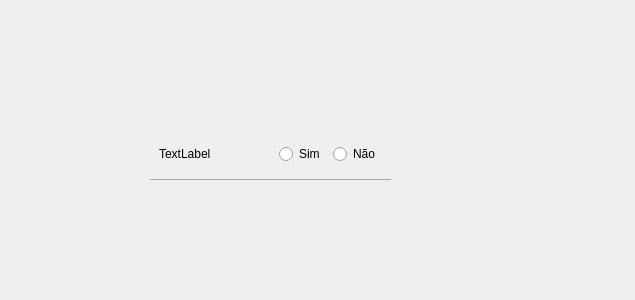
<?xml version="1.0" encoding="UTF-8"?>
<ui version="4.0">
 <class>Form</class>
 <widget class="QWidget" name="Form">
  <property name="geometry">
   <rect>
    <x>0</x>
    <y>0</y>
    <width>635</width>
    <height>300</height>
   </rect>
  </property>
  <property name="windowTitle">
   <string>Form</string>
  </property>
  <property name="styleSheet">
   <string notr="true">#frame {
  border: 0px;
  border-bottom-width: 1px;
  border-bottom-style: solid;
  border-bottom-color: rgba(0,0,0,0.3);
}
</string>
  </property>
  <widget class="QFrame" name="frame">
   <property name="geometry">
    <rect>
     <x>150</x>
     <y>130</y>
     <width>241</width>
     <height>50</height>
    </rect>
   </property>
   <property name="minimumSize">
    <size>
     <width>200</width>
     <height>50</height>
    </size>
   </property>
   <property name="maximumSize">
    <size>
     <width>300</width>
     <height>70</height>
    </size>
   </property>
   <property name="font">
    <font>
     <italic>false</italic>
     <underline>false</underline>
    </font>
   </property>
   <property name="styleSheet">
    <string notr="true"/>
   </property>
   <property name="frameShape">
    <enum>QFrame::StyledPanel</enum>
   </property>
   <property name="frameShadow">
    <enum>QFrame::Raised</enum>
   </property>
   <property name="midLineWidth">
    <number>1</number>
   </property>
   <layout class="QHBoxLayout" name="horizontalLayout">
    <property name="spacing">
     <number>5</number>
    </property>
    <property name="leftMargin">
     <number>3</number>
    </property>
    <property name="topMargin">
     <number>3</number>
    </property>
    <property name="rightMargin">
     <number>3</number>
    </property>
    <property name="bottomMargin">
     <number>3</number>
    </property>
    <item>
     <widget class="QFrame" name="frame_2">
      <property name="styleSheet">
       <string notr="true"/>
      </property>
      <property name="frameShape">
       <enum>QFrame::NoFrame</enum>
      </property>
      <property name="frameShadow">
       <enum>QFrame::Raised</enum>
      </property>
      <property name="midLineWidth">
       <number>1</number>
      </property>
      <layout class="QVBoxLayout" name="verticalLayout">
       <property name="spacing">
        <number>5</number>
       </property>
       <property name="leftMargin">
        <number>6</number>
       </property>
       <property name="topMargin">
        <number>3</number>
       </property>
       <property name="rightMargin">
        <number>3</number>
       </property>
       <property name="bottomMargin">
        <number>3</number>
       </property>
       <item>
        <widget class="QLabel" name="label">
         <property name="maximumSize">
          <size>
           <width>16777215</width>
           <height>20</height>
          </size>
         </property>
         <property name="text">
          <string>TextLabel</string>
         </property>
        </widget>
       </item>
      </layout>
     </widget>
    </item>
    <item>
     <widget class="QFrame" name="frame_3">
      <property name="maximumSize">
       <size>
        <width>150</width>
        <height>16777215</height>
       </size>
      </property>
      <property name="frameShape">
       <enum>QFrame::NoFrame</enum>
      </property>
      <property name="frameShadow">
       <enum>QFrame::Raised</enum>
      </property>
      <property name="midLineWidth">
       <number>1</number>
      </property>
      <layout class="QHBoxLayout" name="horizontalLayout_2">
       <property name="spacing">
        <number>5</number>
       </property>
       <property name="leftMargin">
        <number>6</number>
       </property>
       <property name="topMargin">
        <number>3</number>
       </property>
       <property name="rightMargin">
        <number>6</number>
       </property>
       <property name="bottomMargin">
        <number>3</number>
       </property>
       <item>
        <widget class="QRadioButton" name="radio_sim">
         <property name="maximumSize">
          <size>
           <width>60</width>
           <height>20</height>
          </size>
         </property>
         <property name="text">
          <string>Sim</string>
         </property>
        </widget>
       </item>
       <item>
        <widget class="QRadioButton" name="radio_nao">
         <property name="maximumSize">
          <size>
           <width>60</width>
           <height>20</height>
          </size>
         </property>
         <property name="text">
          <string>Não</string>
         </property>
        </widget>
       </item>
      </layout>
     </widget>
    </item>
   </layout>
  </widget>
 </widget>
 <resources/>
 <connections/>
</ui>
